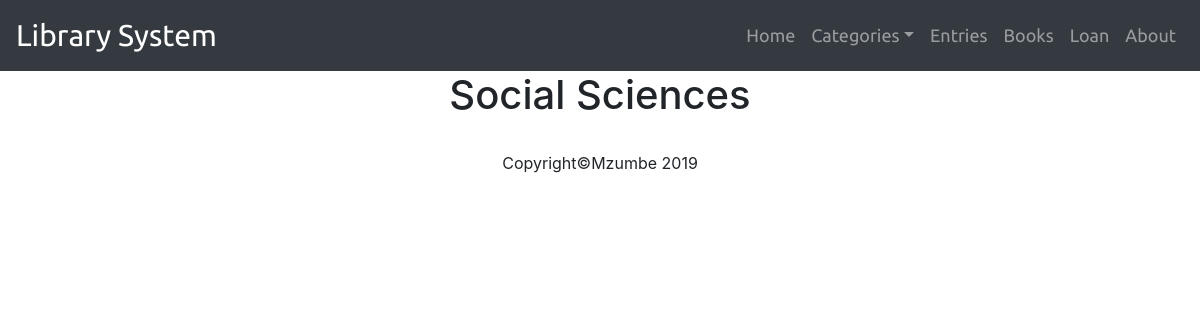
Page /cat-social.php on the earlier database version.
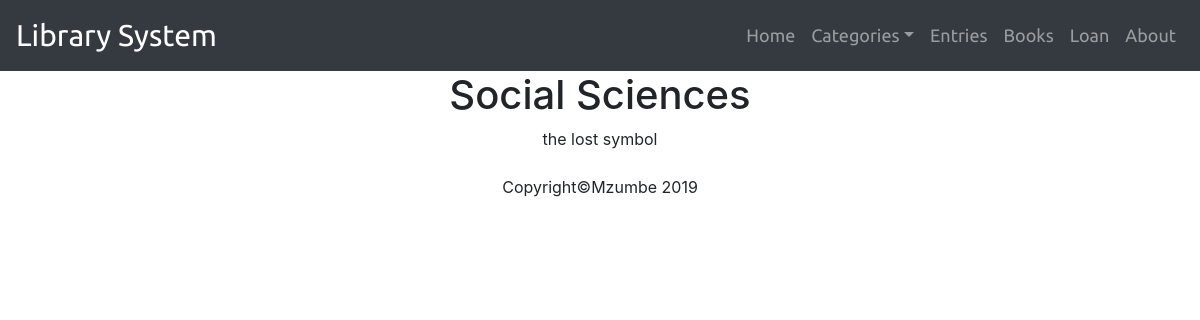
Same page on the later database version.
### tables this page shows
CREATE TABLE `entries` (
  `id` int(11) NOT NULL,
  `ent_title` varchar(256) DEFAULT NULL,
  `ent_category` varchar(45) DEFAULT NULL,
  `ent_index_no` int(11) NOT NULL,
  `ent_author` varchar(23) NOT NULL,
  `d_o_e` date NOT NULL,
  `blurb` varchar(256) NOT NULL
);

### cat-social.php (the view, shortened to what this page needs)
<?php
	include_once "includes/header.php";
	include_once "includes/dbh.inc.php";
?>
<h1 class="text-center">Social Sciences</h1>
<?php
	$sql = "select * from entries WHERE ent_category='Social sciences'";
	$result = mysqli_query($conn, $sql);
	$resultCheck = mysqli_num_rows($result);
	if ($resultCheck > 0){
		while ($row = mysqli_fetch_assoc($result)){
			echo "<center>".$row['ent_title']."</center>";
		}
	}
?>
<?php
	include_once "includes/footer.php";
?>

Differences in the rows shown:
added entries: ent_title "the lost symbol"
